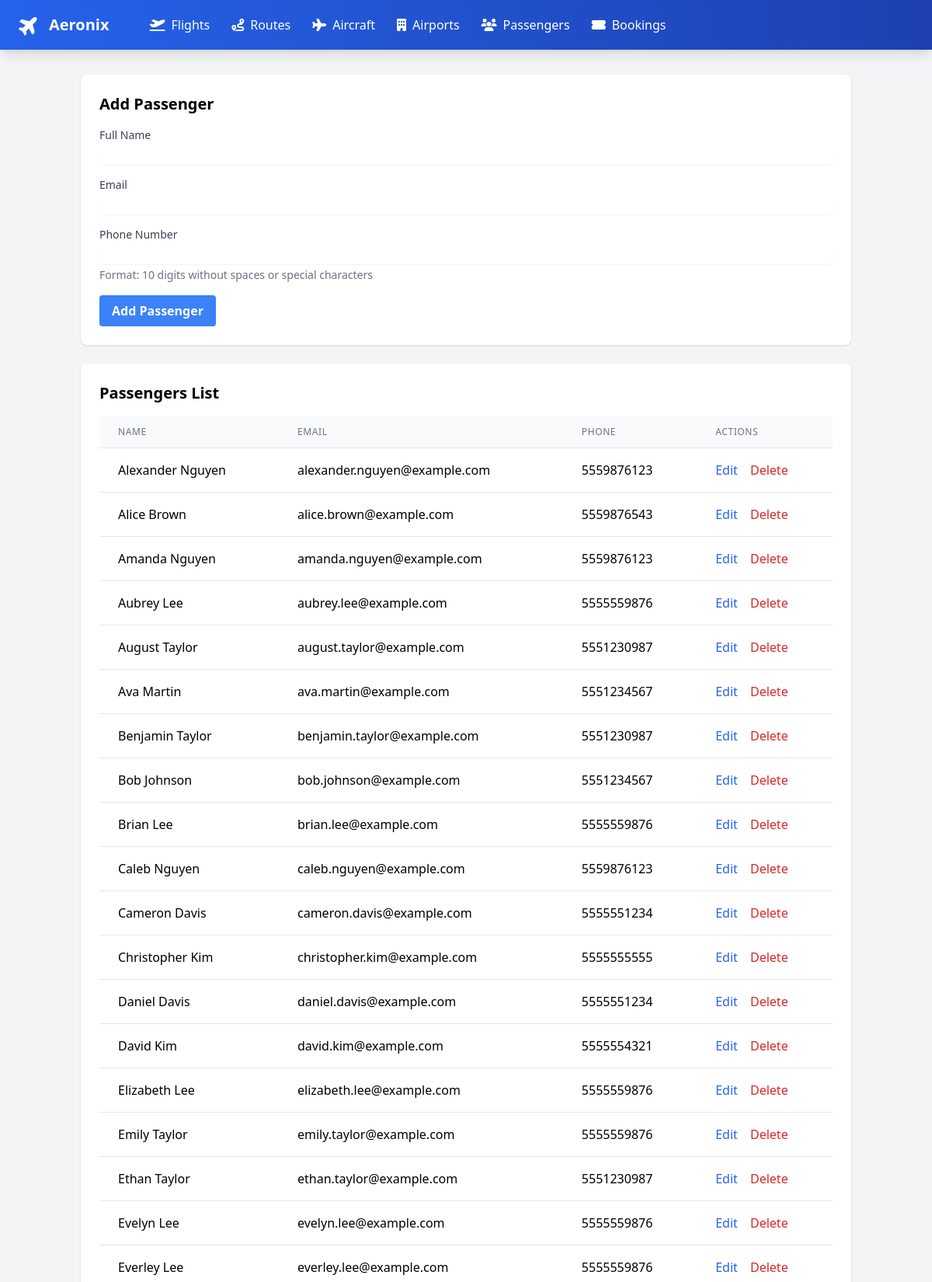
The app's page /passengers.php (upper part) with its own data.
### tables this page shows
CREATE TABLE `passengers` (
  `passenger_id` int(11) NOT NULL,
  `name` varchar(50) NOT NULL,
  `email` varchar(100) NOT NULL,
  `phone_number` varchar(20) NOT NULL CHECK (octet_length(`phone_number`) = 10)
);

### passengers.php (the view, shortened to what this page needs)
<?php
include 'includes/db_connect.php';
include 'includes/header.php';
$editing = false;
$passenger = null;
$stmt = $pdo->query("SELECT * FROM passengers ORDER BY name");
$passengers_list = $stmt->fetchAll();
?>
<div class="bg-white shadow rounded-lg p-6 mb-6">
    <h2 class="text-xl font-bold mb-4"><?= $editing ? 'Edit' : 'Add' ?> Passenger</h2>
    <form method="POST" class="space-y-4">
        <div>
            <label class="block text-sm font-medium text-gray-700">Full Name</label>
            <input type="text" name="name" value="<?= $editing ? $passenger['name'] : '' ?>"
                   class="mt-1 block w-full rounded-md border-gray-300 shadow-sm focus:border-blue-500 focus:ring-blue-500"
                   required>
        </div>
        <div>
            <label class="block text-sm font-medium text-gray-700">Email</label>
            <input type="email" name="email" value="<?= $editing ? $passenger['email'] : '' ?>"
                   class="mt-1 block w-full rounded-md border-gray-300 shadow-sm focus:border-blue-500 focus:ring-blue-500"
                   required>
        </div>
        <div>
            <label class="block text-sm font-medium text-gray-700">Phone Number</label>
            <input type="text" name="phone_number" value="<?= $editing ? $passenger['phone_number'] : '' ?>"
                   pattern="[0-9]{10}" title="Please enter a valid 10-digit phone number"
                   class="mt-1 block w-full rounded-md border-gray-300 shadow-sm focus:border-blue-500 focus:ring-blue-500"
                   required>
            <p class="mt-1 text-sm text-gray-500">Format: 10 digits without spaces or special characters</p>
        </div>
        <div class="flex items-center space-x-2">
            <button type="submit" name="submit"
                    class="bg-blue-500 hover:bg-blue-700 text-white font-bold py-2 px-4 rounded">
                <?= $editing ? 'Update' : 'Add' ?> Passenger
            </button>
        </div>
    </form>
</div>
<div class="bg-white shadow rounded-lg p-6">
    <h2 class="text-xl font-bold mb-4">Passengers List</h2>
    <div class="overflow-x-auto">
        <table class="min-w-full divide-y divide-gray-200">
            <thead class="bg-gray-50">
                <tr>
                    <th class="px-6 py-3 text-left text-xs font-medium text-gray-500 uppercase tracking-wider">Name</th>
                    <th class="px-6 py-3 text-left text-xs font-medium text-gray-500 uppercase tracking-wider">Email</th>
                    <th class="px-6 py-3 text-left text-xs font-medium text-gray-500 uppercase tracking-wider">Phone</th>
                    <th class="px-6 py-3 text-left text-xs font-medium text-gray-500 uppercase tracking-wider">Actions</th>
                </tr>
            </thead>
            <tbody class="bg-white divide-y divide-gray-200">
                <?php foreach ($passengers_list as $p): ?>
                    <tr>
                        <td class="px-6 py-4 whitespace-nowrap"><?= htmlspecialchars($p['name']) ?></td>
                        <td class="px-6 py-4 whitespace-nowrap"><?= htmlspecialchars($p['email']) ?></td>
                        <td class="px-6 py-4 whitespace-nowrap"><?= htmlspecialchars($p['phone_number']) ?></td>
                        <td class="px-6 py-4 whitespace-nowrap">
                            <a href="?edit=<?= $p['passenger_id'] ?>"
                               class="text-blue-600 hover:text-blue-900 mr-3">Edit</a>
                            <form method="POST" class="inline">
                                <button type="submit" name="delete"
                                        class="text-red-600 hover:text-red-900"
                                        onclick="return confirm('Are you sure you want to delete this passenger?')">
                                    Delete
                                </button>
                            </form>
                        </td>
                    </tr>
                <?php endforeach; ?>
            </tbody>
        </table>
    </div>
</div>
<?php include 'includes/footer.php'; ?>

### records on screen
passengers: name "Alexander Nguyen", email "alexander.nguyen@example.com", phone_number "5559876123"
passengers: name "Alice Brown", email "alice.brown@example.com", phone_number "5559876543"
passengers: name "Amanda Nguyen", email "amanda.nguyen@example.com", phone_number "5559876123"
passengers: name "Aubrey Lee", email "aubrey.lee@example.com", phone_number "5555559876"
passengers: name "August Taylor", email "august.taylor@example.com", phone_number "5551230987"
passengers: name "Ava Martin", email "ava.martin@example.com", phone_number "5551234567"
passengers: name "Benjamin Taylor", email "benjamin.taylor@example.com", phone_number "5551230987"
passengers: name "Bob Johnson", email "bob.johnson@example.com", phone_number "5551234567"
passengers: name "Brian Lee", email "brian.lee@example.com", phone_number "5555559876"
passengers: name "Caleb Nguyen", email "caleb.nguyen@example.com", phone_number "5559876123"
passengers: name "Cameron Davis", email "cameron.davis@example.com", phone_number "5555551234"
passengers: name "Christopher Kim", email "christopher.kim@example.com", phone_number "5555555555"
passengers: name "Daniel Davis", email "daniel.davis@example.com", phone_number "5555551234"
passengers: name "David Kim", email "david.kim@example.com", phone_number "5555554321"
passengers: name "Elizabeth Lee", email "elizabeth.lee@example.com", phone_number "5555559876"
passengers: name "Emily Taylor", email "emily.taylor@example.com", phone_number "5555559876"
passengers: name "Ethan Taylor", email "ethan.taylor@example.com", phone_number "5551230987"
passengers: name "Evelyn Lee", email "evelyn.lee@example.com", phone_number "5555559876"
passengers: name "Everley Lee", email "everley.lee@example.com", phone_number "5555559876"
